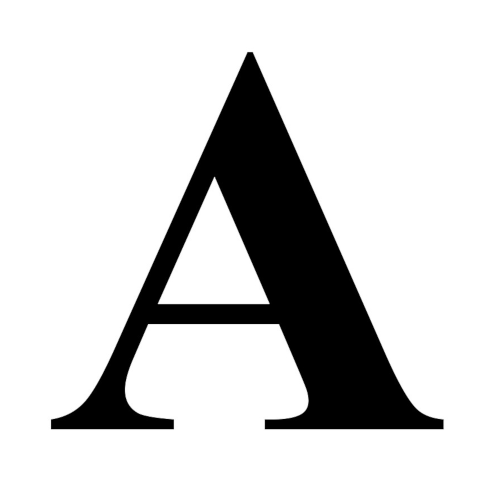
#> input picture OpenCVPysource/images/letters/a_0.png, 500 x 500 px
$ python 35FourierTransformLines.py
#> lines starting #> are read from the running program, lines starting #| are printed output that depends on the picture
import cv2
import numpy as np

#img =  cv2.imread('images/horizontal_lines.jpg',cv2.IMREAD_GRAYSCALE)
img =  cv2.imread('images/letters/a_0.png',cv2.IMREAD_GRAYSCALE)
#> img is the input picture: shape (500, 500); min 0, max 255, mean 211.6

f = np.fft.fft2(img)
fshift = np.fft.fftshift(f)
#fshift = f
magnitude_spectrum = 20*np.log(np.abs(fshift))
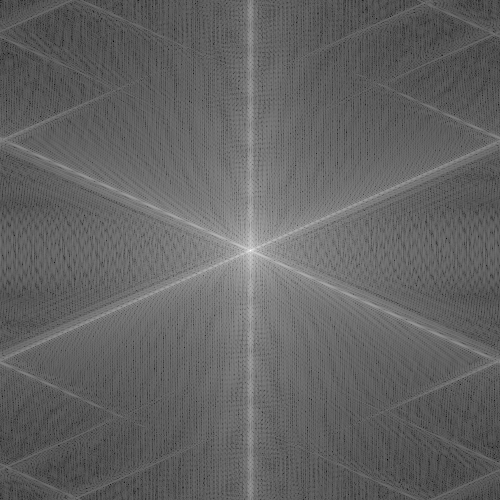
#> magnitude_spectrum: shape (500, 500) float64; min 6.55, max 355.7, mean 143.6; drawn with min black and max white
magnitude_spectrum = np.asarray(magnitude_spectrum,dtype=np.uint8)
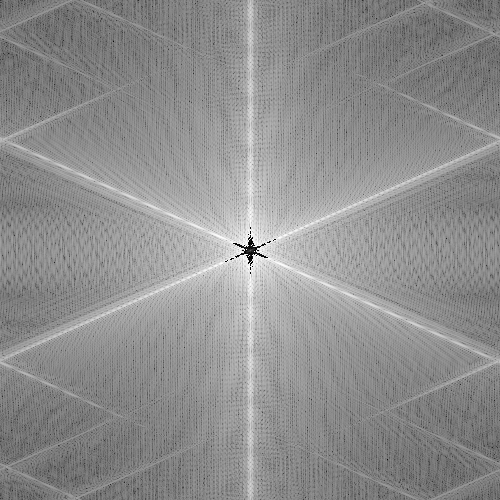
#> magnitude_spectrum: shape (500, 500); min 0, max 255, mean 142.8

print(magnitude_spectrum)
#> (printed output is left out)

cv2.imshow('magnitude spectrum',magnitude_spectrum)
cv2.imshow('Image',img)
cv2.waitKey(0)
cv2.destroyAllWindows()

$ run again, with OpenCVPysource/images/horizontal_lines.jpg saved as OpenCVPysource/images/letters/a_0.png
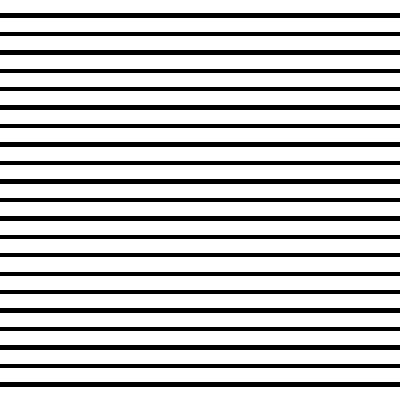
#> input picture OpenCVPysource/images/horizontal_lines.jpg, 400 x 400 px
#> img is the input picture: shape (400, 400); min 0, max 255, mean 195.7
#> `magnitude_spectrum = 20*np.log(np.abs(fshift))`:
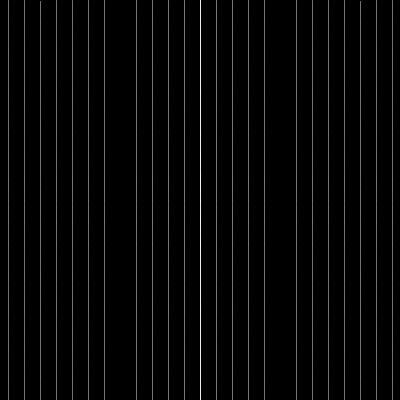
#> magnitude_spectrum: shape (400, 400) float64; 94.25% of the values are NaN or infinite; the others: min -1247.7, max 345.2, mean -489.3; drawn with min black, max white, NaN and infinite black
#> `magnitude_spectrum = np.asarray(magnitude_spectrum,dtype=np.uint8)`:
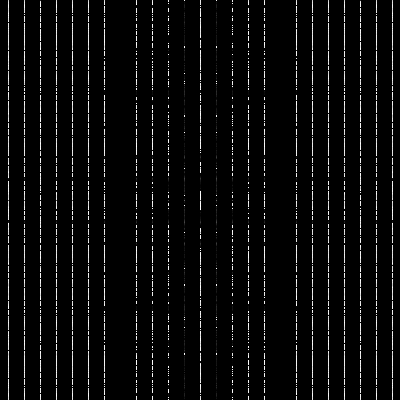
#> magnitude_spectrum: shape (400, 400); min 0, max 255, mean 9.8
#> (printed output is left out)

$ run again, with OpenCVPysource/images/letters/a_1.png copied over OpenCVPysource/images/letters/a_0.png
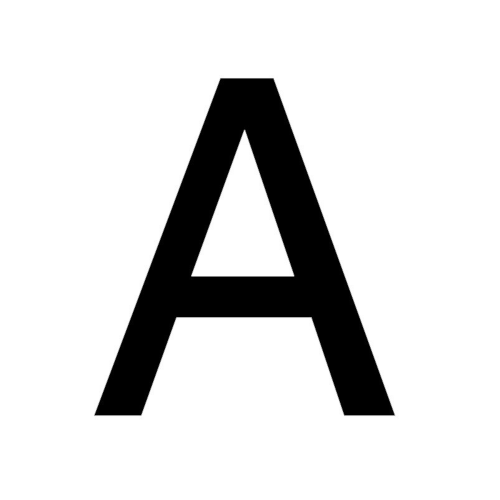
#> input picture OpenCVPysource/images/letters/a_1.png, 500 x 500 px
#> img is the input picture: shape (500, 500); min 0, max 255, mean 219
#> `magnitude_spectrum = 20*np.log(np.abs(fshift))`:
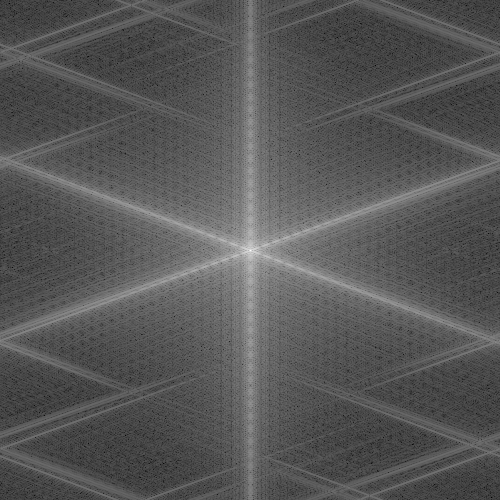
#> magnitude_spectrum: shape (500, 500) float64; min 4.82, max 356.4, mean 125.8; drawn with min black and max white
#> `magnitude_spectrum = np.asarray(magnitude_spectrum,dtype=np.uint8)`:
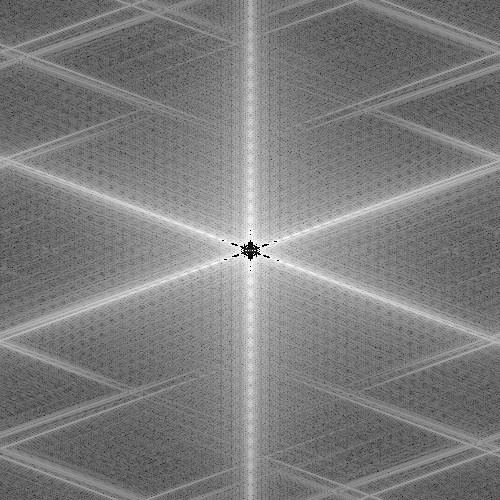
#> magnitude_spectrum: shape (500, 500); min 0, max 255, mean 125.1
#> (printed output is left out)

$ run again, with OpenCVPysource/images/letters/a_2.png copied over OpenCVPysource/images/letters/a_0.png
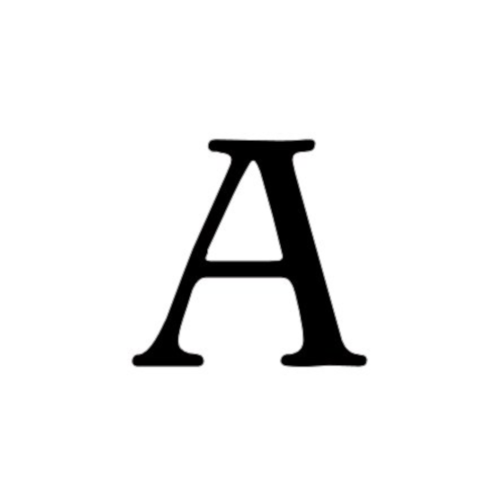
#> input picture OpenCVPysource/images/letters/a_2.png, 500 x 500 px
#> `magnitude_spectrum = 20*np.log(np.abs(fshift))`:
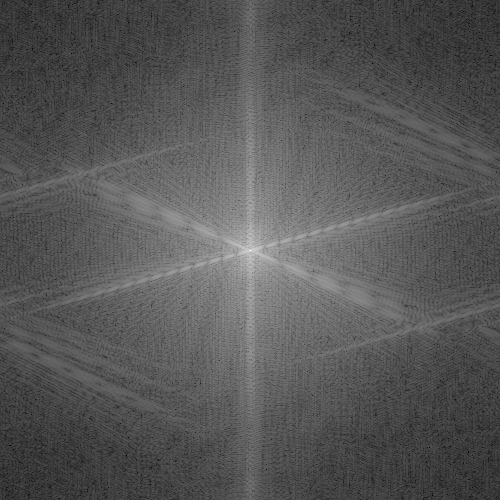
#> magnitude_spectrum: shape (500, 500) float64; min -2.8, max 358.1, mean 120.5; drawn with min black and max white
#> `magnitude_spectrum = np.asarray(magnitude_spectrum,dtype=np.uint8)`:
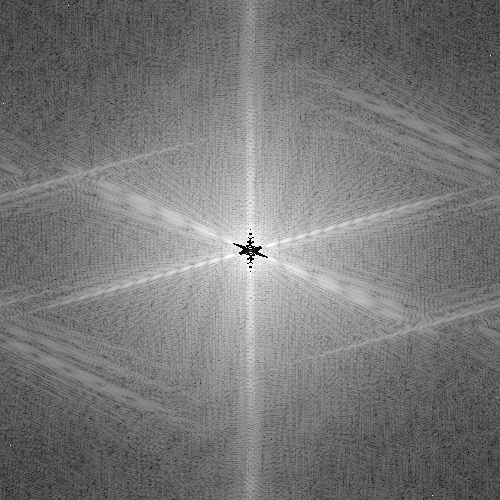
#> magnitude_spectrum: shape (500, 500); min 0, max 255, mean 119.7
#> (printed output is left out)
